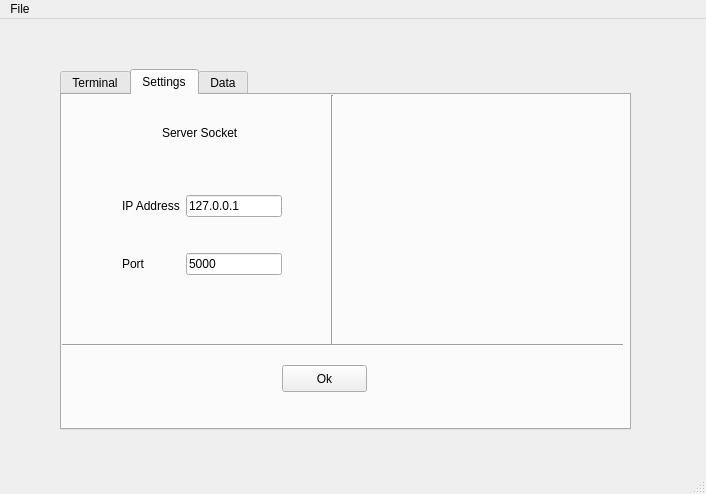
<?xml version="1.0" encoding="UTF-8"?>
<ui version="4.0">
 <class>MainWindow</class>
 <widget class="QMainWindow" name="MainWindow">
  <property name="geometry">
   <rect>
    <x>0</x>
    <y>0</y>
    <width>706</width>
    <height>494</height>
   </rect>
  </property>
  <property name="windowTitle">
   <string>MainWindow</string>
  </property>
  <widget class="QWidget" name="centralwidget">
   <widget class="QTabWidget" name="tabWidget">
    <property name="geometry">
     <rect>
      <x>60</x>
      <y>50</y>
      <width>571</width>
      <height>361</height>
     </rect>
    </property>
    <property name="currentIndex">
     <number>1</number>
    </property>
    <widget class="QWidget" name="tab">
     <attribute name="title">
      <string>Terminal</string>
     </attribute>
     <widget class="QTextBrowser" name="termOp">
      <property name="geometry">
       <rect>
        <x>50</x>
        <y>100</y>
        <width>481</width>
        <height>181</height>
       </rect>
      </property>
     </widget>
     <widget class="QPushButton" name="pushButton">
      <property name="geometry">
       <rect>
        <x>330</x>
        <y>300</y>
        <width>71</width>
        <height>26</height>
       </rect>
      </property>
      <property name="text">
       <string>Test </string>
      </property>
     </widget>
     <widget class="QLineEdit" name="cmd">
      <property name="geometry">
       <rect>
        <x>130</x>
        <y>50</y>
        <width>271</width>
        <height>25</height>
       </rect>
      </property>
     </widget>
     <widget class="QLabel" name="label_13">
      <property name="geometry">
       <rect>
        <x>50</x>
        <y>60</y>
        <width>71</width>
        <height>16</height>
       </rect>
      </property>
      <property name="text">
       <string>Command:</string>
      </property>
     </widget>
     <widget class="QPushButton" name="cmdOk">
      <property name="geometry">
       <rect>
        <x>430</x>
        <y>50</y>
        <width>85</width>
        <height>27</height>
       </rect>
      </property>
      <property name="text">
       <string>Ok</string>
      </property>
     </widget>
    </widget>
    <widget class="QWidget" name="tab_2">
     <attribute name="title">
      <string>Settings</string>
     </attribute>
     <widget class="QWidget" name="gridLayoutWidget">
      <property name="geometry">
       <rect>
        <x>60</x>
        <y>70</y>
        <width>160</width>
        <height>142</height>
       </rect>
      </property>
      <layout class="QGridLayout" name="gridLayout">
       <item row="1" column="1">
        <widget class="QLineEdit" name="serverIp">
         <property name="text">
          <string>127.0.0.1</string>
         </property>
        </widget>
       </item>
       <item row="1" column="0">
        <widget class="QLabel" name="label">
         <property name="text">
          <string>IP Address</string>
         </property>
        </widget>
       </item>
       <item row="2" column="0">
        <widget class="QLabel" name="label_2">
         <property name="text">
          <string>Port</string>
         </property>
        </widget>
       </item>
       <item row="2" column="1">
        <widget class="QLineEdit" name="serverPort">
         <property name="text">
          <string>5000</string>
         </property>
        </widget>
       </item>
      </layout>
     </widget>
     <widget class="Line" name="line">
      <property name="geometry">
       <rect>
        <x>260</x>
        <y>0</y>
        <width>21</width>
        <height>251</height>
       </rect>
      </property>
      <property name="orientation">
       <enum>Qt::Vertical</enum>
      </property>
     </widget>
     <widget class="QLabel" name="label_18">
      <property name="geometry">
       <rect>
        <x>100</x>
        <y>30</y>
        <width>81</width>
        <height>16</height>
       </rect>
      </property>
      <property name="text">
       <string>Server Socket</string>
      </property>
     </widget>
     <widget class="Line" name="line_2">
      <property name="geometry">
       <rect>
        <x>0</x>
        <y>240</y>
        <width>561</width>
        <height>20</height>
       </rect>
      </property>
      <property name="orientation">
       <enum>Qt::Horizontal</enum>
      </property>
     </widget>
     <widget class="QPushButton" name="settingsOk">
      <property name="geometry">
       <rect>
        <x>220</x>
        <y>270</y>
        <width>85</width>
        <height>27</height>
       </rect>
      </property>
      <property name="text">
       <string>Ok</string>
      </property>
     </widget>
    </widget>
    <widget class="QWidget" name="tab_3">
     <attribute name="title">
      <string>Data</string>
     </attribute>
     <widget class="QWidget" name="layoutWidget">
      <property name="geometry">
       <rect>
        <x>160</x>
        <y>50</y>
        <width>241</width>
        <height>219</height>
       </rect>
      </property>
      <layout class="QGridLayout" name="gridLayout_2">
       <item row="0" column="0">
        <widget class="QLabel" name="label_3">
         <property name="text">
          <string>Temp</string>
         </property>
        </widget>
       </item>
       <item row="0" column="1">
        <widget class="QLineEdit" name="temp"/>
       </item>
       <item row="2" column="0">
        <widget class="QLabel" name="label_5">
         <property name="text">
          <string>Breath</string>
         </property>
        </widget>
       </item>
       <item row="1" column="0">
        <widget class="QLabel" name="label_4">
         <property name="text">
          <string>Heartbeat</string>
         </property>
        </widget>
       </item>
       <item row="2" column="1">
        <widget class="QLineEdit" name="breath1"/>
       </item>
       <item row="1" column="1">
        <widget class="QLineEdit" name="heart"/>
       </item>
      </layout>
     </widget>
     <widget class="QLabel" name="label_8">
      <property name="geometry">
       <rect>
        <x>260</x>
        <y>20</y>
        <width>31</width>
        <height>17</height>
       </rect>
      </property>
      <property name="text">
       <string>Data </string>
      </property>
     </widget>
     <widget class="QPushButton" name="dataOk">
      <property name="geometry">
       <rect>
        <x>250</x>
        <y>280</y>
        <width>85</width>
        <height>27</height>
       </rect>
      </property>
      <property name="text">
       <string>OK</string>
      </property>
     </widget>
    </widget>
   </widget>
  </widget>
  <widget class="QMenuBar" name="menubar">
   <property name="geometry">
    <rect>
     <x>0</x>
     <y>0</y>
     <width>706</width>
     <height>27</height>
    </rect>
   </property>
   <widget class="QMenu" name="menuFile">
    <property name="title">
     <string>File</string>
    </property>
    <addaction name="openDb"/>
    <addaction name="deleteDb"/>
   </widget>
   <addaction name="menuFile"/>
  </widget>
  <widget class="QStatusBar" name="statusbar"/>
  <action name="openDb">
   <property name="text">
    <string>Open Database</string>
   </property>
  </action>
  <action name="deleteDb">
   <property name="text">
    <string>Delete Database</string>
   </property>
  </action>
 </widget>
 <tabstops>
  <tabstop>serverIp</tabstop>
  <tabstop>serverPort</tabstop>
  <tabstop>tabWidget</tabstop>
  <tabstop>cmd</tabstop>
  <tabstop>cmdOk</tabstop>
  <tabstop>temp</tabstop>
  <tabstop>heart</tabstop>
  <tabstop>breath1</tabstop>
  <tabstop>termOp</tabstop>
  <tabstop>pushButton</tabstop>
 </tabstops>
 <resources/>
 <connections/>
</ui>
